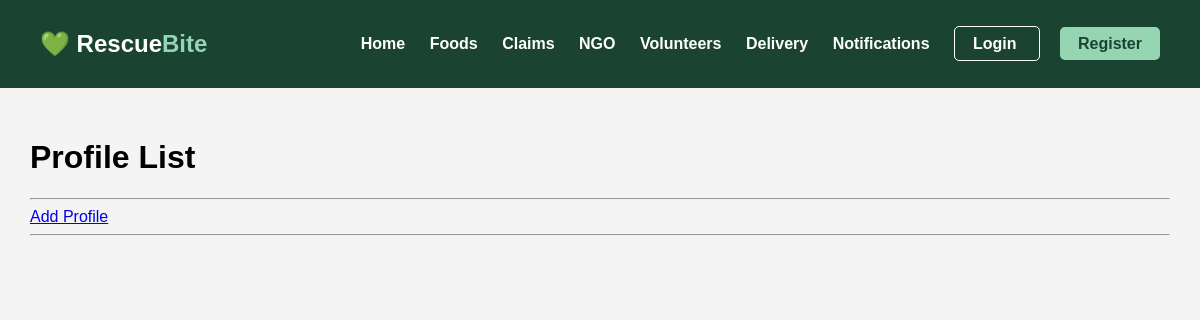
Page /profiles/ on the earlier database version.
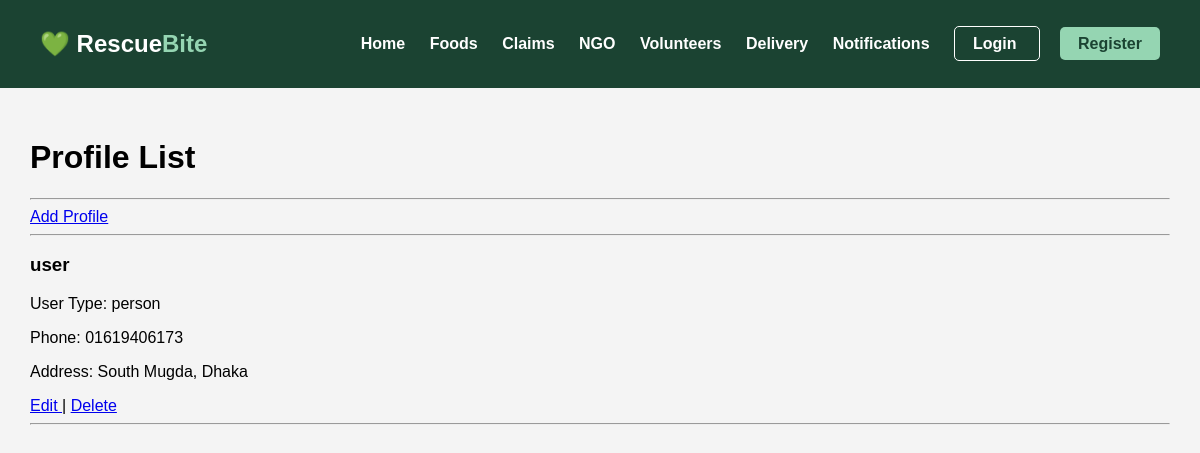
Same page on the later database version.
### accounts/models.py (models this page shows, shortened)
class Profile(models.Model):
    USER_TYPES = (
        ('person', 'Person'),
        ('ngo', 'NGO'),
        ('restaurant', 'Restaurant'),
    )
    user = models.OneToOneField(User, on_delete=models.CASCADE)
    user_type = models.CharField(
        max_length=20,
        choices=USER_TYPES,
        default='person'
    )
    phone = models.CharField(max_length=20)
    address = models.TextField()

### accounts/views.py (the view)
# urls.py: path('profiles/',views.profile_list,name='profile_list'),
def profile_list(request):
    profiles = Profile.objects.all()
    return render(request,
                  'accounts/profile_list.html',
                  {'profiles': profiles})

### accounts/templates/accounts/profile_list.html (shortened to what this page needs)
<!DOCTYPE html>
<html lang="en">
<head>
</head>
<body>
{% extends 'base.html' %}
{% block content %}
<h1>Profile List</h1>
<hr>
<a href="/create-profile/">
    Add Profile
</a>
<hr>
{% for profile in profiles %}
    <h3>
        {{ profile.user.username }}
    </h3>
    <p>
        User Type:
        {{ profile.user_type }}
    </p>
    <p>
        Phone:
        {{ profile.phone }}
    </p>
    <p>
        Address:
        {{ profile.address }}
    </p>
    <a href="/update-profile/{{ profile.id }}/">
        Edit
    </a>
    |
    <a href="/delete-profile/{{ profile.id }}/">
        Delete
    </a>
    <hr>
{% endfor %}
{% endblock %}

Differences in the rows shown:
added Profile: user.username "user", user_type "person", phone "01619406173", address "South Mugda, Dhaka"
